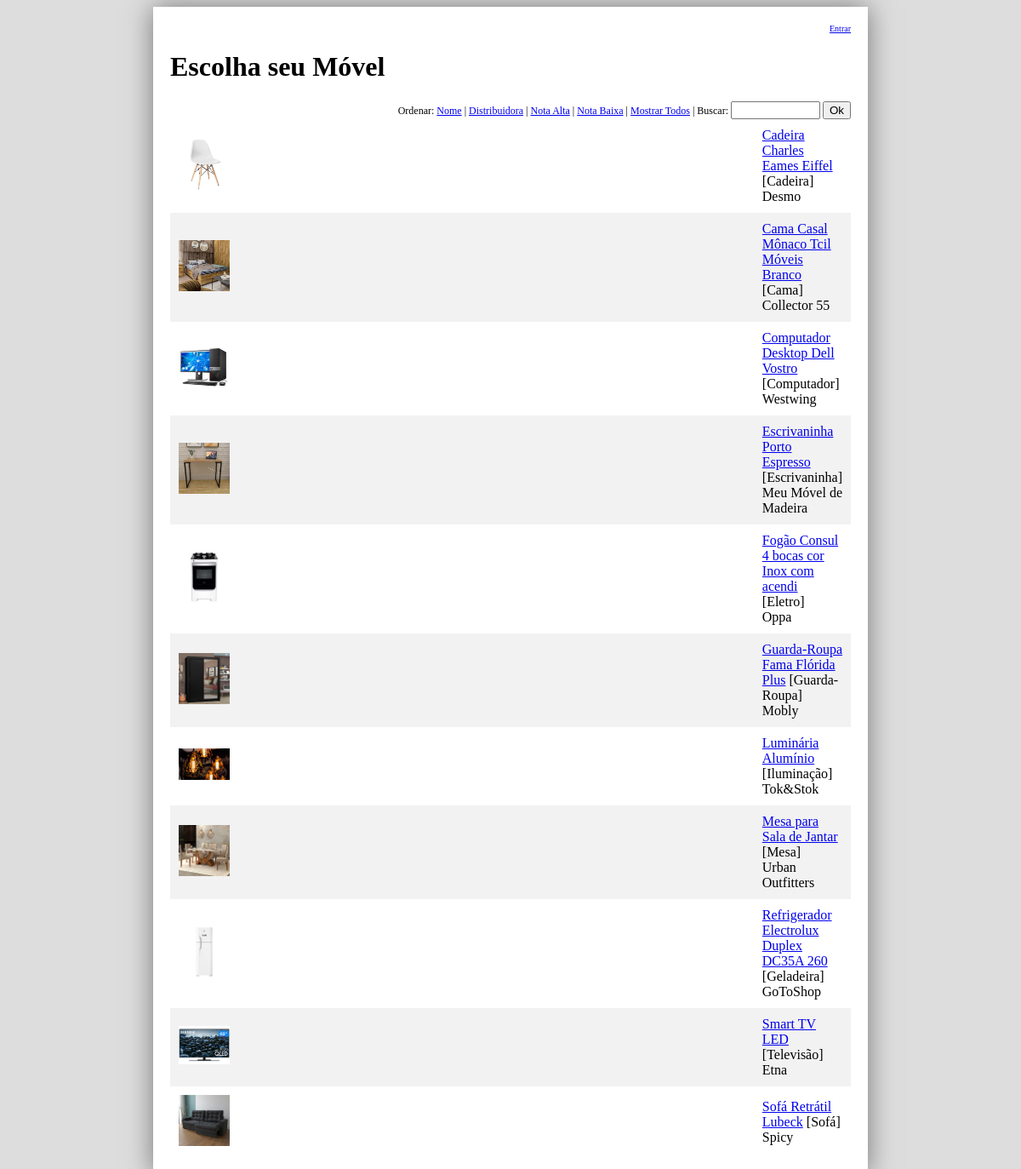
The page / on the database its author committed.
### tables this page shows
CREATE TABLE `moveis` (
  `cod` int(11) NOT NULL,
  `nome` varchar(40) NOT NULL,
  `genero` int(11) NOT NULL,
  `distribuidora` int(11) NOT NULL,
  `descricao` text NOT NULL,
  `nota` decimal(4,2) NOT NULL,
  `capa` varchar(40) DEFAULT NULL
);

CREATE TABLE `generos` (
  `cod` int(11) NOT NULL,
  `genero` varchar(20) NOT NULL
);

CREATE TABLE `distribuidoras` (
  `cod` int(11) NOT NULL,
  `distribuidora` varchar(20) NOT NULL,
  `cidade` varchar(15) NOT NULL
);

### includes/funcoes.php (called while the page is built, shortened)
<?php
function thumb ($arq) {
	$caminho = "fotos/$arq";
	if (is_null($arq) || !file_exists($caminho)) {
		return "fotos/indisponivel.jpg";
	} else {
		return $caminho;
	}
}

### index.php (the view, shortened to what this page needs)
<!DOCTYPE html>
<html lang="pt-br">
<head>
<link rel="stylesheet" href="css/style.css"/>
</head>
<body>
<?php
require_once "includes/banco.php";
require_once "includes/funcoes.php";
$ordem = $_GET['o'] ?? "n";
$chave = $_GET['c'] ?? "";
?>
<div id="corpo">
<?php include_once "includes/topo.php"; ?>
<h1>Escolha seu Móvel</h1>
<form method="get" id="busca" action="index.php">
Ordenar:
<a href="index.php?o=n&c=<?php echo $chave;?>">Nome</a> |
<a href="index.php?o=p&c=<?php echo $chave;?>">Distribuidora</a> |
<a href="index.php?o=n1&c=<?php echo $chave;?>">Nota Alta</a> |
<a href="index.php?o=n2&c=<?php echo $chave;?>">Nota Baixa</a> |
<a href="index.php">Mostrar Todos</a> |
Buscar: <input type="text" name="c" size="10" maxlength="40"/>
<input type="submit" value="Ok"/>
</form>
<table class="listagem">
<?php
$q = "select m.cod, m.nome, g.genero, d.distribuidora, m.capa from moveis m join generos g on m.genero = g.cod join distribuidoras d on m.distribuidora = d.cod ";
switch ($ordem) {
	default:
	$q .= "ORDER BY m.nome";
	break;
}
$busca = $banco->query($q);
if(!$busca) {
	echo "<tr><td>Infelizmente a busca deu errado";
} else {
	if($busca->num_rows == 0) {
		echo "<tr><td>Nenhum registro encontrado";
	} else {
		while($reg=$busca->fetch_object()) {
			$t = thumb($reg->capa);
			echo "<tr><td><img src='$t' class='mini'/><td>";
			echo "<td><a href='detalhes.php?cod=$reg->cod'>$reg->nome</a>";
			echo " [$reg->genero]";
			echo "<br/>$reg->distribuidora";
		}
	}
}
?>
</table>
</div>
</body>
</html>

### includes/topo.php (shortened to what this page needs)
<?php
echo "<header>";
if (empty($_SESSION['user'])) {
echo "<a href='user-login.php'>Entrar</a>";
}
echo "</header>";
?>

### css/style.css (style rules this page uses)
body { background-color: #ddd; font-family: Tahoma; }
header { font-size: 10px; text-align: right; }
div#corpo { width: 800px; margin: auto; padding: 20px; background-color: #fff; box-shadow: 0px 0px 30px #777; }
form#busca { font-size: 12px; text-align: right; }
table.listagem { width: 100%; text-align: left; border-collapse: collapse; }
table.listagem td { padding: 10px; }
table.listagem tr:nth-child(even) { background-color: #f2f2f2; }
table.listagem td:nth-child(1) { width: 50px; }
table.listagem td:nth-child(3) { width: 90px; }
img.mini { width: 60px; }

### rows shown on the page
moveis: capa (picture), nome "Cadeira Charles Eames Eiffel", genero.genero "Cadeira", distribuidora.distribuidora "Desmo"
moveis: capa (picture), nome "Cama Casal Mônaco Tcil Móveis Branco", genero.genero "Cama", distribuidora.distribuidora "Collector 55"
moveis: capa (picture), nome "Computador Desktop Dell Vostro", genero.genero "Computador", distribuidora.distribuidora "Westwing"
moveis: capa (picture), nome "Escrivaninha Porto Espresso", genero.genero "Escrivaninha", distribuidora.distribuidora "Meu Móvel de Madeira"
moveis: capa (picture), nome "Fogão Consul 4 bocas cor Inox com acendi", genero.genero "Eletro", distribuidora.distribuidora "Oppa"
moveis: capa (picture), nome "Guarda-Roupa Fama Flórida Plus", genero.genero "Guarda-Roupa", distribuidora.distribuidora "Mobly"
moveis: capa (picture), nome "Luminária Alumínio", genero.genero "Iluminação", distribuidora.distribuidora "Tok&Stok"
moveis: capa (picture), nome "Mesa para Sala de Jantar", genero.genero "Mesa", distribuidora.distribuidora "Urban Outfitters"
moveis: capa (picture), nome "Refrigerador Electrolux Duplex DC35A 260", genero.genero "Geladeira", distribuidora.distribuidora "GoToShop"
moveis: capa (picture), nome "Smart TV LED", genero.genero "Televisão", distribuidora.distribuidora "Etna"
moveis: capa (picture), nome "Sofá Retrátil Lubeck", genero.genero "Sofá", distribuidora.distribuidora "Spicy"
